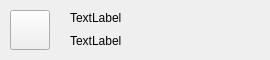
<?xml version="1.0" encoding="UTF-8"?>
<ui version="4.0">
 <class>Groupitem</class>
 <widget class="QWidget" name="Groupitem">
  <property name="geometry">
   <rect>
    <x>0</x>
    <y>0</y>
    <width>270</width>
    <height>60</height>
   </rect>
  </property>
  <property name="minimumSize">
   <size>
    <width>270</width>
    <height>60</height>
   </size>
  </property>
  <property name="maximumSize">
   <size>
    <width>270</width>
    <height>60</height>
   </size>
  </property>
  <property name="windowTitle">
   <string>Form</string>
  </property>
  <widget class="QPushButton" name="pushButton">
   <property name="geometry">
    <rect>
     <x>10</x>
     <y>10</y>
     <width>40</width>
     <height>40</height>
    </rect>
   </property>
   <property name="text">
    <string/>
   </property>
   <property name="iconSize">
    <size>
     <width>40</width>
     <height>40</height>
    </size>
   </property>
   <property name="autoDefault">
    <bool>false</bool>
   </property>
  </widget>
  <widget class="QLabel" name="label">
   <property name="geometry">
    <rect>
     <x>70</x>
     <y>10</y>
     <width>141</width>
     <height>16</height>
    </rect>
   </property>
   <property name="text">
    <string>TextLabel</string>
   </property>
  </widget>
  <widget class="QLabel" name="label_2">
   <property name="geometry">
    <rect>
     <x>70</x>
     <y>30</y>
     <width>141</width>
     <height>21</height>
    </rect>
   </property>
   <property name="text">
    <string>TextLabel</string>
   </property>
  </widget>
 </widget>
 <resources/>
 <connections/>
</ui>
